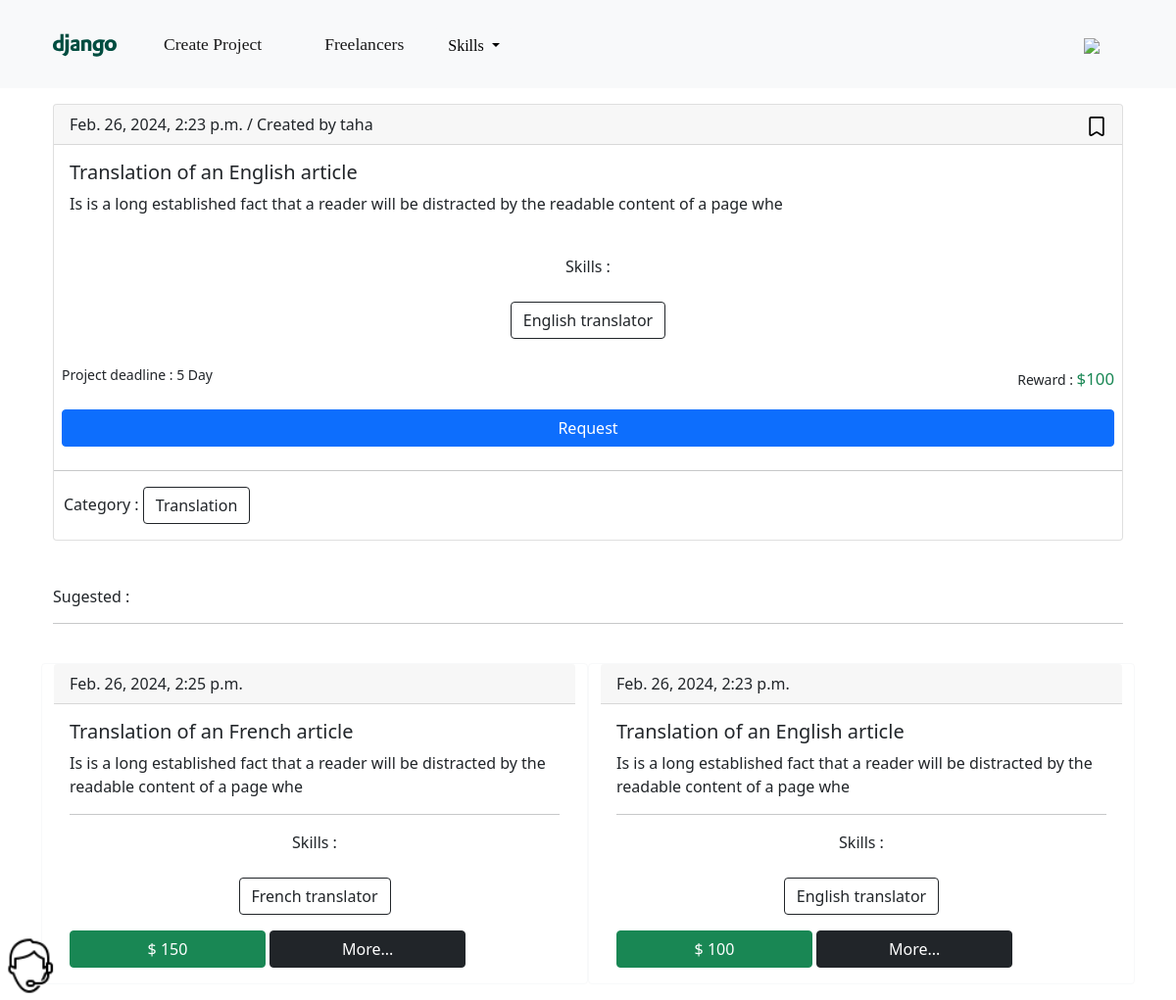
The app's page /content/detail/project/translation-of-an-english-article/ with its own data.
### content/models.py (models this page shows, shortened)
class Project(models.Model):
    STATUS = [
        ('Accept','Accept'),
        ('Checking','Checking'),
        ('Reject','Reject'),
    ]
    user = models.ForeignKey(User , on_delete=models.CASCADE,related_name='posts')
    title = models.CharField(max_length=50)
    slug = models.SlugField(max_length=60 , null=True , blank=True)
    category = models.ManyToManyField(Category)
    skills = models.ManyToManyField(Skill)
    time = models.SmallIntegerField()
    content = models.TextField(max_length=100)
    price = models.IntegerField()
    complete = models.BooleanField(default=False)
    status = models.CharField(max_length=10, choices=STATUS, default='Checking')
    created = models.DateTimeField(auto_now_add=True)
    updated = models.DateTimeField(auto_now=True)

class Category(models.Model):
    title = models.CharField(max_length=50)
    slug = models.SlugField(max_length=60 , null=True , blank=True)

### accounts/models.py (models this page shows, shortened)
class User(AbstractBaseUser , PermissionsMixin):
    STATUS = (
        ('Freelancer' , 'Freelancer'),
        ('Employer' , 'Employer'),
    )
    phone = models.CharField(max_length=11 ,validators=[validate_phone , validate_integer] , unique=True)
    username = models.CharField(max_length=50 , unique=True)
    email = models.EmailField(max_length=60,unique=True)
    status = models.CharField(max_length=10,choices=STATUS)
    skills = models.ManyToManyField(Skill , null=True , blank=True)
    is_active = models.BooleanField(default=True)
    is_admin = models.BooleanField(default=False)
    created = models.DateTimeField(auto_now_add=True)
    updated = models.DateTimeField(auto_now=True)
    USERNAME_FIELD = 'phone'
    REQUIRED_FIELDS = ['email','username','status']
    objects = UserManager()

class Skill(models.Model):
    title = models.CharField(max_length=100)
    slug = models.SlugField(max_length=255 , null = True , blank=True)

### content/views.py (the view)
# urls.py: path('detail/project/<slug:slug>/',views.DetailProjectView.as_view(),name='detail_project'),
class DetailProjectView(View):
    template_name = 'content/detailProject.html'
    def get(self , request , slug):
        project = Project.objects.get(slug = slug)
        is_save = False
        if request.user.is_authenticated and project.user_can_save(request.user):
            is_save = True
        projects = Project.objects.filter(status = 'Accept')
        suggestion_projects = random.sample(list(projects),k=2)
        return render(request,self.template_name,{
            'project':project,
            'suggestion_projects':suggestion_projects,
            'is_save':is_save,
        })

### content/templates/content/detailProject.html (shortened to what this page needs)
{% extends 'content/base.html' %}
{% load static %}
{% block body %}
<div class="container">
    <div class="card mt-3">
        <div class="card-header">
            {{project.updated}} /  Created by {{project.user.username}}
            {% if is_save %}
                <a href="{% url 'save_project' project.id  %}" style="float: right;"> <img style="width: 20px;" src="{% static 'content/imgs/save.png'%}" alt=""> </a>
            {% else %}
                 <a href="{% url 'save_project' project.id  %}" style="float: right;"> <img style="width: 20px;" src="{% static 'content/imgs/un_save.png'%}" alt=""> </a>
            {% endif %}
        </div>
        <div class="card-body">
            <h5 class="card-title">{{project.title}} </h5>
            <p class="card-text">{{project.content}}</p>
        </div>
        <div class="skills" style="text-align: center;">
            <br>
            <p>Skills :</p>
            <ul class="list-unstyled">
                {% for i in project.skills.all %}
                <a href="#" class="btn btn-outline-dark mt-2">
                    <li class="list-inline-item">{{i.title}}</li>
                </a>
                {% endfor %}
            </ul>
        </div>
        <div class="p-2">
            <small style="text-align: left;">Project deadline : {{project.time}} Day</small>
            <small style="text-align: left; float: right; position: relative; bottom: -4px;">Reward : <small class="text-success" style="font-size: larger;">${{project.price}}</small>  </small>
            <br><br>
            <a href="{% url 'request_freelancer' project.id %}" class="btn btn-primary w-100"> Request </a>
        </div>
        <hr>
        <ul class="list-unstyled">
            <small class="h6" style="margin-left: 10px; margin-top: 5px;">Category : </small>
            {% for i in project.category.all %}
            <a href="#" class="btn btn-outline-dark ">
                <li class="list-inline-item">{{i.title}}</li>
            </a>
            {% endfor %}
        </ul>
    </div>
    <p class="h6 mt-5">Sugested :</p> <hr>
</div>
<div class="container">
    <div class="row">
        {% for i in suggestion_projects %}
            <div class="card border-light mb-3 col-lg-6 col-md-6 mt-4 d-inline-block">
                <div class="card-header">{{i.created}}</div>
                <div class="card-body">
                    <h5 class="card-title">{{i.title}}</h5>
                    <p class="card-text">{{i.content}}</p>
                    <hr>
                    <div class="skills" style="text-align: center;">
                        <p>Skills :</p>
                        <ul class="list-unstyled">
                            {% for skill in i.skills.all %}
                                <a href="#" class="btn btn-outline-dark mt-2"><li class="list-inline-item">{{skill.title}}</li></a>
                            {% endfor %}
                        </ul>
                    </div>
                    <a href="#" class="btn btn-success" style="width: 200px">$ {{i.price}}</a>
                    <a href="{% url 'detail_project' i.slug %}" class="btn btn-dark" style="width: 200px">More...</a>
                </div>
            </div>
        {% endfor %}
    </div>
</div>
{% endblock %}

### records on screen
Project: updated "Feb. 26, 2024, 2:23 p.m.", user.username "taha", title "Translation of an English article", content "Is is a long established fact that a reader will be distracted by the readable content of a page whe", time "5", price "100", created "Feb. 26, 2024, 2:23 p.m."
Skill: title "English translator"
Category: title "Translation"
Project: created "Feb. 26, 2024, 2:25 p.m.", title "Translation of an French article", content "Is is a long established fact that a reader will be distracted by the readable content of a page whe", price "150"
Skill: title "French translator"
